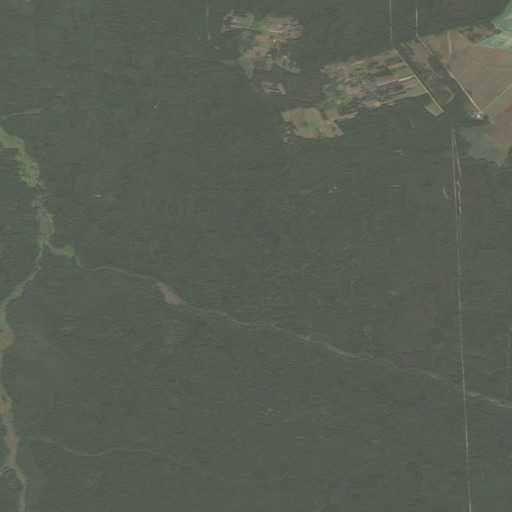
#> input picture ex1/satellite_images/forest_poland.jpg, 512 x 512 px
$ jupyter execute bayes_knn_classifier.ipynb
#> lines starting #> are read from the running program, lines starting #| are printed output that depends on the picture; after the words box and inside, x2 and y2 are one past the last pixel; in counts of white or black regions, pixels touching at a corner belong together
# Exercise 3 — Bayes' & k-NN classifiers from scratch

Forest vs urban pixel classification using Sentinel-2 true-color crops from **ex1**
(Białowieża forest / Warsaw urban).

**Feature:** intensity $I = 0.299R + 0.587G + 0.114B$ (grayscale), so histograms and PDFs are 1-D and easy to interpret.

[cell 1]
from pathlib import Path
import numpy as np
import matplotlib.pyplot as plt
from PIL import Image

IMG_DIR = Path("../ex1/satellite_images")

def load_rgb(path, max_side=256):
#> called with max_side = 256
    img = Image.open(path).convert("RGB")
#> img is the input picture: PIL image 512x512 RGB; mean R, G, B 88.1, 94.6, 83.4
    w, h = img.size
#> w = 512; h = 512
    scale = max_side / max(w, h)
#> scale = 0.5
    if scale < 1:
        img = img.resize((int(w * scale), int(h * scale)), Image.BILINEAR)
#> img: PIL image 256x256 RGB
    return np.asarray(img, dtype=np.float64)
#> call 2 of load_rgb, with max_side = 256
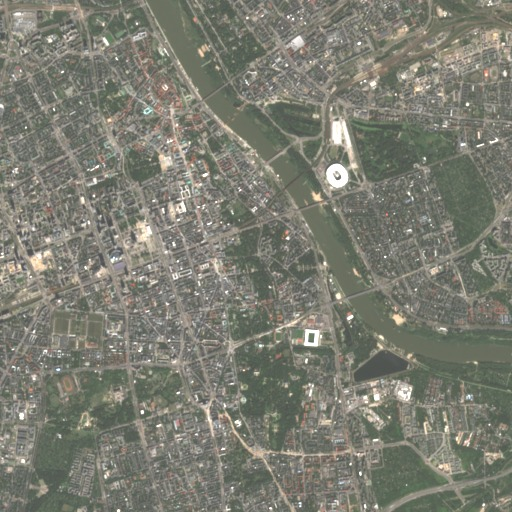
#> input picture ex1/satellite_images/urban_poland.jpg, 512 x 512 px
#> in load_rgb, img is the input picture: PIL image 512x512 RGB; mean R, G, B 123.6, 124.6, 113.1

def to_intensity(rgb):
    return 0.299 * rgb[..., 0] + 0.587 * rgb[..., 1] + 0.114 * rgb[..., 2]
#> returned value: shape (256, 256) float64

forest_rgb = load_rgb(IMG_DIR / "forest_poland.jpg")
urban_rgb  = load_rgb(IMG_DIR / "urban_poland.jpg")
forest_I = to_intensity(forest_rgb)
urban_I  = to_intensity(urban_rgb)

# Mixed test image: left = forest, right = urban
h = min(forest_rgb.shape[0], urban_rgb.shape[0])
#> h = 256
w = min(forest_rgb.shape[1], urban_rgb.shape[1]) // 2
#> w = 128
test_rgb = np.concatenate([forest_rgb[:h, :w], urban_rgb[:h, :w]], axis=1)
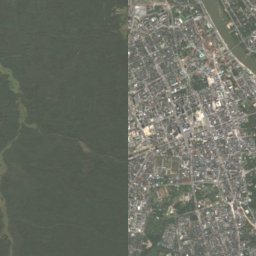
#> test_rgb: shape (256, 256, 3) float64; mean of channels 0, 1, 2 106.6, 110.4, 99.5; drawn as R, G, B
test_I = to_intensity(test_rgb)
true_mask = np.concatenate([
    np.zeros((h, w), dtype=bool),   # False = forest
    np.ones((h, w), dtype=bool),    # True  = urban
], axis=1)

fig, ax = plt.subplots(1, 3, figsize=(12, 3.5))
ax[0].imshow(forest_rgb.astype(np.uint8)); ax[0].set_title("Forest (train)"); ax[0].axis("off")
ax[1].imshow(urban_rgb.astype(np.uint8));  ax[1].set_title("Urban (train)");  ax[1].axis("off")
ax[2].imshow(test_rgb.astype(np.uint8));   ax[2].set_title("Test (forest | urban)"); ax[2].axis("off")
plt.tight_layout(); plt.show()
#> after `plt.tight_layout()`:
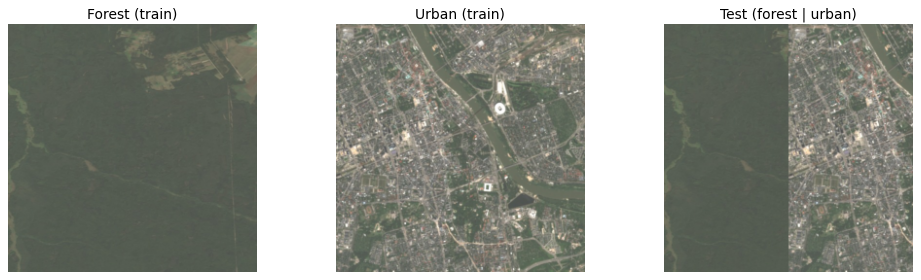
#> figure drawn by matplotlib, 3 panels
print(f"train forest pixels: {forest_I.size}, urban: {urban_I.size}, test: {test_I.size}")
#| train forest pixels: 65536, urban: 65536, test: 65536

## Part 1 — Bayes classifier

### Steps
1. Build histograms of intensity for forest and urban training pixels.
2. Fit a **Gaussian** parametric PDF for each class:
   $$p(x\mid\omega_i)=\frac{1}{\sqrt{2\pi}\,\sigma_i}\exp\!\left(-\frac{(x-\mu_i)^2}{2\sigma_i^2}\right)$$
3. Assume equal priors $P(\omega_F)=P(\omega_U)=1/2$.
4. **Bayes test** for each pixel $x$: assign forest if $p(x\mid\omega_F) > p(x\mid\omega_U)$, else urban.
5. Color the decision map: **blue = forest**, **red = urban**.

[cell 2]
# --- histograms + Gaussian parameter estimation ---
mu_f, sig_f = forest_I.mean(), forest_I.std(ddof=1)
#> mu_f = 91.51; sig_f = 6.5
mu_u, sig_u = urban_I.mean(),  urban_I.std(ddof=1)
#> mu_u = 123.1; sig_u = 22.99

print("Parametric PDF parameters (Gaussian):")
print(f"  Forest:  μ = {mu_f:.2f},  σ = {sig_f:.2f}")
#|   Forest:  μ = 91.51,  σ = 6.50
print(f"  Urban:   μ = {mu_u:.2f},  σ = {sig_u:.2f}")
#|   Urban:   μ = 123.09,  σ = 22.99

def gauss_pdf(x, mu, sig):
    return (1.0 / (np.sqrt(2 * np.pi) * sig)) * np.exp(-0.5 * ((x - mu) / sig) ** 2)

bins = np.linspace(0, 255, 60)
xs = np.linspace(0, 255, 400)

fig, ax = plt.subplots(1, 2, figsize=(11, 3.5))
ax[0].hist(forest_I.ravel(), bins=bins, density=True, alpha=0.55, color="forestgreen", label="forest hist")
ax[0].hist(urban_I.ravel(),  bins=bins, density=True, alpha=0.55, color="dimgray",     label="urban hist")
ax[0].plot(xs, gauss_pdf(xs, mu_f, sig_f), "g-", lw=2, label="forest N(μ,σ²)")
ax[0].plot(xs, gauss_pdf(xs, mu_u, sig_u), "k-", lw=2, label="urban N(μ,σ²)")
ax[0].set_xlabel("intensity"); ax[0].set_ylabel("density")
ax[0].set_title("Histograms + fitted Gaussians"); ax[0].legend(fontsize=8)

# decision threshold (equal priors): where likelihoods cross
overlap = xs[np.argmin(np.abs(gauss_pdf(xs, mu_f, sig_f) - gauss_pdf(xs, mu_u, sig_u)))]
#> overlap = 255
ax[1].plot(xs, gauss_pdf(xs, mu_f, sig_f), "g-", lw=2, label="p(x|forest)")
ax[1].plot(xs, gauss_pdf(xs, mu_u, sig_u), "k-", lw=2, label="p(x|urban)")
ax[1].axvline(overlap, color="C1", ls="--", label=f"≈ threshold {overlap:.1f}")
ax[1].set_xlabel("intensity"); ax[1].set_title("Bayes decision boundary (equal priors)")
ax[1].legend(fontsize=8)
plt.tight_layout(); plt.show()
#> after `plt.tight_layout()`:
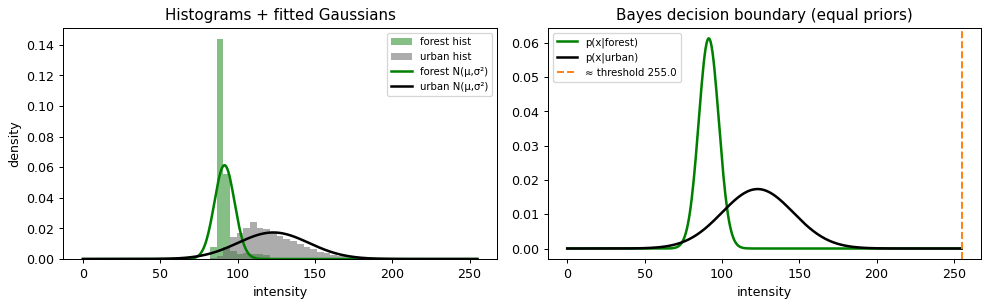
#> figure drawn by matplotlib, 2 panels; panel 1: tallest bar 0.144 high, from x = 86.44 to 90.76; panel 1: tallest bar 0.0244 high, from x = 108.1 to 112.4; panel 1: curve peaks at x = 91.39, y = 0.0614; panel 1: curve peaks at x = 123.3, y = 0.0173

[cell 3]
# --- Bayes pixel classification ---
def bayes_classify(I, mu_f, sig_f, mu_u, sig_u):
    """Return boolean mask: True = urban, False = forest."""
#> called with mu_f = 91.51, sig_f = 6.5, mu_u = 123.1, sig_u = 22.99
    lf = gauss_pdf(I, mu_f, sig_f)
#> in gauss_pdf (call 7), `return (1.0 / (np.sqrt(2 * np.pi) * sig)) * np.exp(-0.5 * ((x - mu) / ..`:
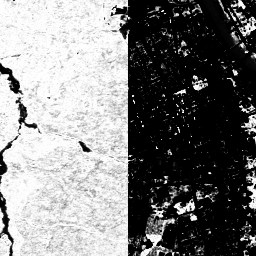
#> returned value: shape (256, 256) float64; min 4.03e-134, max 0.0614, mean 0.0302; drawn with min black and max white
    lu = gauss_pdf(I, mu_u, sig_u)
#> in gauss_pdf (call 8), `return (1.0 / (np.sqrt(2 * np.pi) * sig)) * np.exp(-0.5 * ((x - mu) / ..`:
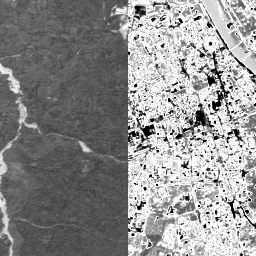
#> returned value: shape (256, 256) float64; min 2.68e-09, max 0.0174, mean 0.00978; drawn with min black and max white
    return lu > lf  # equal priors → compare likelihoods
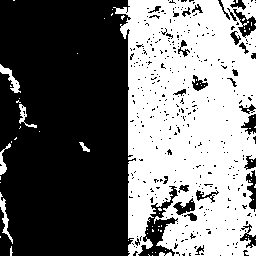
#> returned value: shape (256, 256) bool; 44.9% white; 67 white regions (60 under 20 px), largest, box (x1, y1, x2, y2) and area: (113, 0, 256, 256) 28564, (0, 64, 21, 93) 191, (0, 192, 13, 244) 185

def colorize(mask_urban):
    """Blue = forest, red = urban."""
    out = np.zeros((*mask_urban.shape, 3), dtype=np.uint8)
    out[~mask_urban] = (40, 80, 220)   # forest → blue
    out[mask_urban]  = (220, 50, 50)   # urban  → red
    return out

bayes_mask = bayes_classify(test_I, mu_f, sig_f, mu_u, sig_u)
bayes_acc = (bayes_mask == true_mask).mean()
#> bayes_acc = 0.922

fig, ax = plt.subplots(1, 3, figsize=(12, 3.5))
ax[0].imshow(test_rgb.astype(np.uint8)); ax[0].set_title("Test image"); ax[0].axis("off")
ax[1].imshow(colorize(true_mask)); ax[1].set_title("Ground truth\nblue=forest, red=urban"); ax[1].axis("off")
#> after `ax[1].imshow(colorize(true_mask))`: true_mask: shape (256, 256) bool; 50% white; 1 white region, box (x1, y1, x2, y2) and area: (128, 0, 256, 256) 32768
ax[2].imshow(colorize(bayes_mask)); ax[2].set_title(f"Bayes result  (acc={bayes_acc:.1%})"); ax[2].axis("off")
plt.tight_layout(); plt.show()
#> after `plt.tight_layout()`:
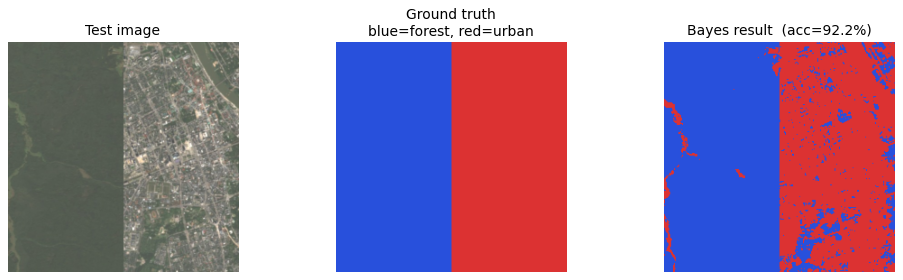
#> figure drawn by matplotlib, 3 panels

**Bayes — what happened**

- Forest pixels are typically darker/greener → lower mean intensity than bright urban roofs/roads.
- The fitted Gaussians capture that shift; the Bayes test is a soft threshold on intensity (equal priors).
- Misclassifications appear where forest has bright gaps or urban has dark shadows — intensity alone is a limited feature.

## Part 2 — k-NN classifier (from scratch)

Same forest / urban problem. Feature = intensity (1-D), so distance is $|x - x'|$.

### Steps
1. Build a **training set**: subsample pixels from forest (label 0) and urban (label 1).
2. For each test pixel $x$, find the $k$ nearest training samples (Euclidean / absolute distance).
3. Majority vote among those $k$ labels → class of $x$.
4. Repeat for $k \in \{1, 3, 5\}$ and compare.

[cell 4]
rng = np.random.default_rng(0)
N_PER_CLASS = 800  # keep k-NN tractable

def sample_pixels(I, n, rng):
#> called with n = 800
    flat = I.ravel()
    idx = rng.choice(flat.size, size=n, replace=False)
    return flat[idx]

X_train = np.concatenate([
    sample_pixels(forest_I, N_PER_CLASS, rng),
    sample_pixels(urban_I,  N_PER_CLASS, rng),
])
#> X_train = 1600 values, max 253.2 at index 1202, min 82.94 at index 961, mean 107.2
y_train = np.concatenate([
    np.zeros(N_PER_CLASS, dtype=int),  # forest
    np.ones(N_PER_CLASS, dtype=int),   # urban
])

def knn_predict(X_test, X_train, y_train, k):
    """Brute-force k-NN. X_test, X_train are 1-D intensity arrays."""
    # distances: (n_test, n_train)
    d = np.abs(X_test[:, None] - X_train[None, :])
    nn = np.argpartition(d, kth=k - 1, axis=1)[:, :k]  # k nearest indices
    votes = y_train[nn]
    # majority: mean > 0.5 → urban
    return (votes.mean(axis=1) > 0.5).astype(int)

test_flat = test_I.ravel()
ks = [1, 3, 5]
knn_masks = {}
knn_accs = {}

for k in ks:
    pred = knn_predict(test_flat, X_train, y_train, k)
    mask = pred.reshape(test_I.shape).astype(bool)
    knn_masks[k] = mask
    knn_accs[k] = (mask == true_mask).mean()
    print(f"k={k}: accuracy = {knn_accs[k]:.1%}")
#> this loop made 3 passes
#| k=1: accuracy = 91.3%
#| k=3: accuracy = 94.0%
#| k=5: accuracy = 95.4%
#> pass 3, `mask = pred.reshape(test_I.shape).astype(bool)`:
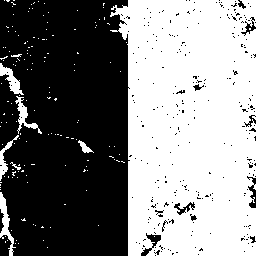
#> mask: shape (256, 256) bool; 50.8% white; 276 black regions (263 under 20 px), largest, box (x1, y1, x2, y2) and area: (0, 0, 130, 256) 30735, (0, 235, 12, 256) 183, (141, 233, 161, 256) 151
#> after the loop, knn_accs = {1: 0.913, 3: 0.94, 5: 0.954}; knn_masks = 3 items

fig, ax = plt.subplots(1, 4, figsize=(14, 3.2))
ax[0].imshow(test_rgb.astype(np.uint8)); ax[0].set_title("Test"); ax[0].axis("off")
for i, k in enumerate(ks):
    ax[i + 1].imshow(colorize(knn_masks[k]))
    ax[i + 1].set_title(f"k-NN k={k}  (acc={knn_accs[k]:.1%})")
    ax[i + 1].axis("off")
plt.tight_layout(); plt.show()
#> after `plt.tight_layout()`:
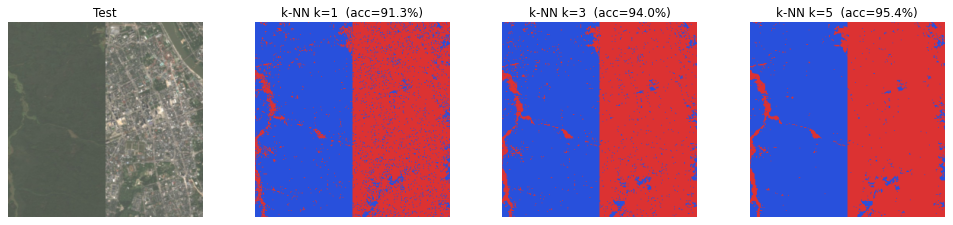
#> figure drawn by matplotlib, 4 panels
